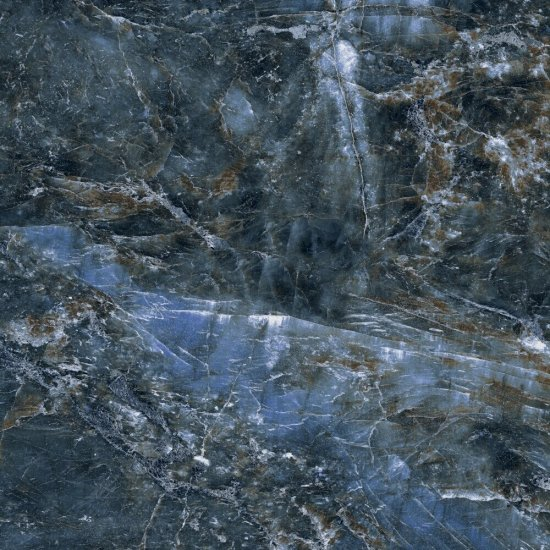
#> input picture Lab3/Images/Gres.jpg, 550 x 550 px; its folder holds only this picture in this run
$ python Textures.py
#> lines starting #> are read from the running program, lines starting #| are printed output that depends on the picture
import os
from PIL import Image

initial_photos = 'Images'  # name of the directory containing the input photos
texture_samples = 'T_images'  # the name of the directory where the iter_texture samples will be saved
new_size_tSample = 128  # the size of each iter_texture S (128x128 pixels)

for name_of_image in os.listdir(initial_photos):
    # extracting the filename without the file extension from the name_of_image variable
    image_without_extension = name_of_image.split(".")[0]
    new_image_path = os.path.join(initial_photos, name_of_image)  # create new_path to image
    new_text_path = os.path.join(texture_samples, image_without_extension)  # create new_path to iter_texture directory

    try:  # try to create directory for Text_samples
        os.mkdir(new_text_path)
    except FileExistsError:
        print('Error: Directory for T_images already exists')

    open_image = Image.open(new_image_path)  # open image; assigns the opened image object to the open_image
#> open_image is the input picture: PIL image 550x550 RGB; mean R, G, B 68.2, 82.9, 93.9
    # line calculates the number of iter_texture cuts in the x-direction and y-direction; divides the width of the open_image by the
    # new_size_tSample, which represents the desired size of the iter_texture samples
    number_of_xdirection_cuts = round(open_image.size[0] / new_size_tSample) - 1  # result is rounded to the nearest integer and assigned to the variable
#> number_of_xdirection_cuts = 3
    number_of_ydirection_cuts = round(open_image.size[1] / new_size_tSample) - 1
#> number_of_ydirection_cuts = 3

    for x in range(
            number_of_xdirection_cuts):  # set up nested loops to iterate over the x and y coordinates of the iter_texture samples
        for y in range(number_of_ydirection_cuts):
            # creates a unique name for each iter_texture S by combining image_without_extension, the current
            # x index, the underscore character (_), the current y index, and the ".jpg" file extension
            name_for_tSample = image_without_extension + str(x) + '_' + str(y) + '.jpg'
            # crops a section of the open_image using the coordinates calculated based on the current x and y indices
            # crop() - specifying the coordinates of the top-left and bottom-right corners of the desired section
            cropped_image_by_using_coordinates = open_image.crop((x * new_size_tSample, y * new_size_tSample, (x + 1) * new_size_tSample, (y + 1) * new_size_tSample))
            # creates the new_path where the iter_texture S will be saved by combining the texture_samples directory new_path, image_without_extension
            # and the name_for_tSample
            new_path = os.path.join(texture_samples, image_without_extension, name_for_tSample)
            # saves the cropped iter_texture S as a new JPEG file at the specified new_path
            cropped_image_by_using_coordinates.save(new_path)
#> this loop made 3 passes
#> pass 1, `cropped_image_by_using_coordinates.save(new_path)`:
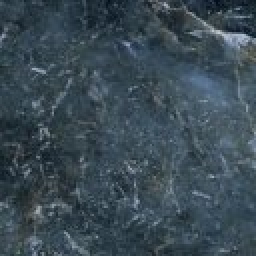
#> saved as Gres0_0.jpg: PIL image 128x128 RGB (shown 2 times larger); mean R, G, B 58.5, 74.3, 84.2
#> pass 1, `cropped_image_by_using_coordinates.save(new_path)`:
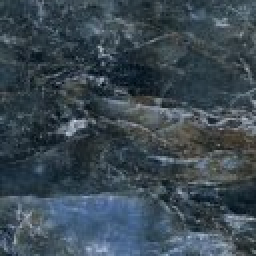
#> saved as Gres0_1.jpg: PIL image 128x128 RGB (shown 2 times larger); mean R, G, B 59.2, 72.8, 82.3
#> pass 1, `cropped_image_by_using_coordinates.save(new_path)`:
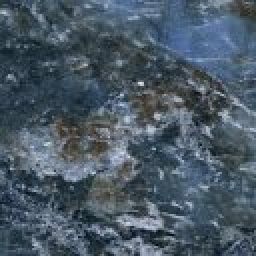
#> saved as Gres0_2.jpg: PIL image 128x128 RGB (shown 2 times larger); mean R, G, B 73.7, 88.6, 101.4
#> pass 2, `cropped_image_by_using_coordinates.save(new_path)`:
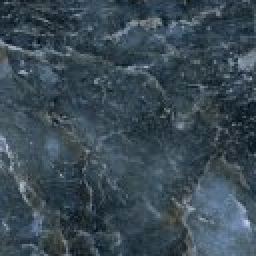
#> saved as Gres1_0.jpg: PIL image 128x128 RGB (shown 2 times larger); mean R, G, B 58.5, 74.3, 84.7
#> after the loop:
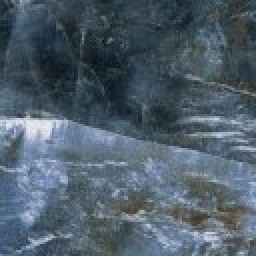
#> cropped_image_by_using_coordinates: PIL image 128x128 RGB (shown 2 times larger); mean R, G, B 78.5, 94.1, 106.7

            # (x * new_size_tSample, y * new_size_tSample) -> top-left corner of the cropping region
            # (x + 1) and (y + 1) are used to calculate the bottom-right corner of the cropping region by obtaining the next x and y coordinates

$ run again, on Lab3/Images/Laminat.jpg
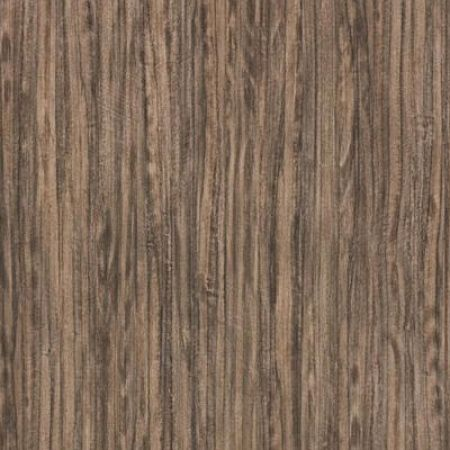
#> input picture Lab3/Images/Laminat.jpg, 450 x 450 px
#> open_image is the input picture: PIL image 450x450 RGB; mean R, G, B 128.5, 107.1, 89.9
#> the loop `for x in range( number_of_xdirection_cuts):` made 3 passes
#> pass 1, `cropped_image_by_using_coordinates.save(new_path)`:
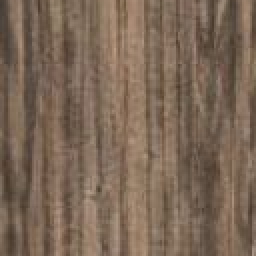
#> saved as Laminat0_2.jpg: PIL image 128x128 RGB (shown 2 times larger); mean R, G, B 124.3, 103.6, 86.4
#> after the loop `for x in range(`:
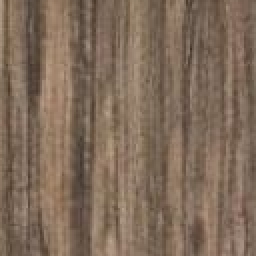
#> cropped_image_by_using_coordinates: PIL image 128x128 RGB (shown 2 times larger); mean R, G, B 128.6, 107.8, 90.4
